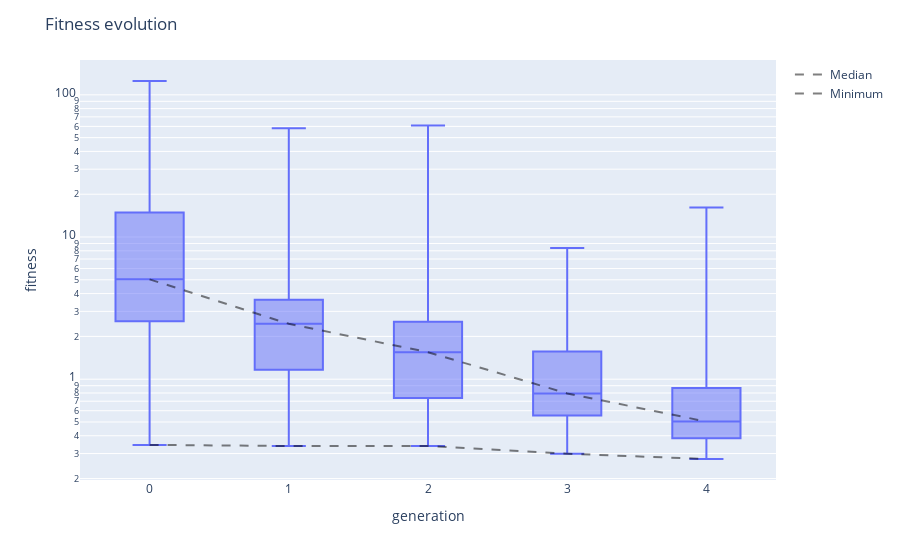

Write notebook code for a chart like this one.
### Code cell
viewer.fitness_evolution()

### Figure 1 — Plotly figure (JSON) as saved in the notebook; plotly's stock layout.template omitted (floating-point values rounded to 4 significant figures; data arrays with more than 128 entries replaced by an {"elided": "..."} marker saying what was removed)
{"data": [{"alignmentgroup": "True", "boxpoints": false, "hovertemplate": "generation=%{x}<br>fitness=%{y}<extra></extra>", "legendgroup": "", "marker": {"color": "#636efa"}, "name": "", "notched": false, "offsetgroup": "", "orientation": "v", "showlegend": false, "type": "box", "x": {"elided": "500 int values"}, "x0": " ", "xaxis": "x", "y": {"elided": "500 float values"}, "y0": " ", "yaxis": "y"}, {"line": {"color": "rgba(0,0,0,0.5)", "dash": "dash", "width": 2}, "mode": "lines", "name": "Median", "type": "scatter", "x": [0, 1, 2, 3, 4], "y": [5.038, 2.452, 1.548, 0.7944, 0.5035]}, {"line": {"color": "rgba(0,0,0,0.5)", "dash": "dash", "width": 2}, "mode": "lines", "name": "Minimum", "type": "scatter", "x": [0, 1, 2, 3, 4], "y": [0.3451, 0.339, 0.339, 0.299, 0.2746]}], "layout": {"boxmode": "group", "legend": {"tracegroupgap": 0}, "margin": {"t": 60}, "title": {"text": "Fitness evolution"}, "xaxis": {"anchor": "y", "domain": [0, 1], "title": {"text": "generation"}}, "yaxis": {"anchor": "x", "domain": [0, 1], "title": {"text": "fitness"}, "type": "log"}}}
